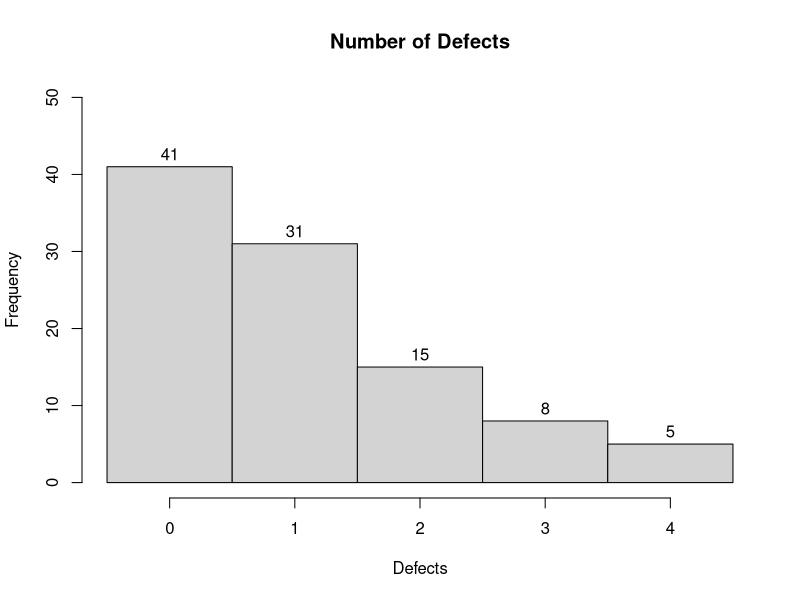
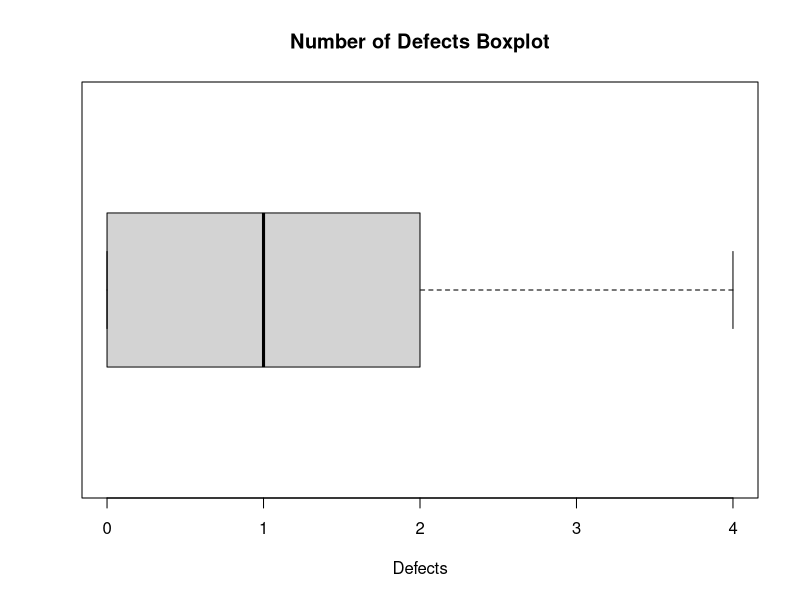

These figures' R source, in order:
## ---- chunk 1
knitr::opts_chunk$set(echo = TRUE)
## ---- chunk 2
defects<-c(rep(0, 41), rep(1, 31), rep(2, 15), rep(3, 8), rep(4, 5))
hist(defects, breaks=seq(-0.5, 4.5, 1), main="Number of Defects", xlab="Defects", ylim=c(0,50), labels=TRUE)
## ---- chunk 3
mean(defects)
median(defects)
## ---- chunk 4
sd(defects)
## ---- chunk 5
boxplot(defects, horizontal=TRUE, main="Number of Defects Boxplot", xlab="Defects")
